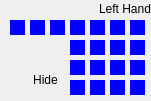
  <widget class="QGroupBox" name="LeftHandBox">
   <property name="geometry">
    <rect>
     <x>330</x>
     <y>230</y>
     <width>151</width>
     <height>101</height>
    </rect>
   </property>
   <property name="styleSheet">
    <string notr="true">border-style: solid;
</string>
   </property>
   <property name="title">
    <string>Left Hand</string>
   </property>
   <property name="alignment">
    <set>Qt::AlignRight|Qt::AlignTrailing|Qt::AlignVCenter</set>
   </property>
   <property name="flat">
    <bool>false</bool>
   </property>
   <property name="checkable">
    <bool>false</bool>
   </property>
   <widget class="QPushButton" name="L_RingBtn2">
    <property name="geometry">
     <rect>
      <x>110</x>
      <y>40</y>
      <width>15</width>
      <height>15</height>
     </rect>
    </property>
    <property name="styleSheet">
     <string notr="true">QPushButton{
background-color: rgb(0, 0, 255);
	color: rgb(0, 0, 0);
   border-radius:15px;
}


QPushButton:hover:!pressed
{
background-color: rgb(200, 200, 255);
}

</string>
    </property>
    <property name="text">
     <string/>
    </property>
   </widget>
   <widget class="QPushButton" name="L_RingBtn1">
    <property name="geometry">
     <rect>
      <x>110</x>
      <y>20</y>
      <width>15</width>
      <height>15</height>
     </rect>
    </property>
    <property name="styleSheet">
     <string notr="true">QPushButton{
background-color: rgb(0, 0, 255);
	color: rgb(0, 0, 0);
   border-radius:15px;
}


QPushButton:hover:!pressed
{
background-color: rgb(200, 200, 255);
}

</string>
    </property>
    <property name="text">
     <string/>
    </property>
   </widget>
   <widget class="QPushButton" name="L_MiddleBtn1">
    <property name="geometry">
     <rect>
      <x>90</x>
      <y>20</y>
      <width>15</width>
      <height>15</height>
     </rect>
    </property>
    <property name="styleSheet">
     <string notr="true">QPushButton{
background-color: rgb(0, 0, 255);
	color: rgb(0, 0, 0);
   border-radius:15px;
}


QPushButton:hover:!pressed
{
background-color: rgb(200, 200, 255);
}

</string>
    </property>
    <property name="text">
     <string/>
    </property>
   </widget>
   <widget class="QPushButton" name="L_ThumbBtn3">
    <property name="geometry">
     <rect>
      <x>10</x>
      <y>20</y>
      <width>15</width>
      <height>15</height>
     </rect>
    </property>
    <property name="styleSheet">
     <string notr="true">QPushButton{
background-color: rgb(0, 0, 255);
	color: rgb(0, 0, 0);
   border-radius:15px;
}


QPushButton:hover:!pressed
{
background-color: rgb(200, 200, 255);
}

</string>
    </property>
    <property name="text">
     <string/>
    </property>
   </widget>
   <widget class="Line" name="line_11">
    <property name="geometry">
     <rect>
      <x>90</x>
      <y>20</y>
      <width>16</width>
      <height>71</height>
     </rect>
    </property>
    <property name="orientation">
     <enum>Qt::Vertical</enum>
    </property>
   </widget>
   <widget class="QPushButton" name="L_RingBtn4">
    <property name="geometry">
     <rect>
      <x>110</x>
      <y>80</y>
      <width>15</width>
      <height>15</height>
     </rect>
    </property>
    <property name="styleSheet">
     <string notr="true">QPushButton{
background-color: rgb(0, 0, 255);
	color: rgb(0, 0, 0);
   border-radius:15px;
}


QPushButton:hover:!pressed
{
background-color: rgb(200, 200, 255);
}

</string>
    </property>
    <property name="text">
     <string/>
    </property>
   </widget>
   <widget class="Line" name="line_13">
    <property name="geometry">
     <rect>
      <x>130</x>
      <y>20</y>
      <width>16</width>
      <height>71</height>
     </rect>
    </property>
    <property name="orientation">
     <enum>Qt::Vertical</enum>
    </property>
   </widget>
   <widget class="QPushButton" name="L_MiddleBtn3">
    <property name="geometry">
     <rect>
      <x>90</x>
      <y>60</y>
      <width>15</width>
      <height>15</height>
     </rect>
    </property>
    <property name="styleSheet">
     <string notr="true">QPushButton{
background-color: rgb(0, 0, 255);
	color: rgb(0, 0, 0);
   border-radius:15px;
}


QPushButton:hover:!pressed
{
background-color: rgb(200, 200, 255);
}

</string>
    </property>
    <property name="text">
     <string/>
    </property>
   </widget>
   <widget class="QPushButton" name="L_PinkyBtn2">
    <property name="geometry">
     <rect>
      <x>130</x>
      <y>40</y>
      <width>15</width>
      <height>15</height>
     </rect>
    </property>
    <property name="styleSheet">
     <string notr="true">QPushButton{
background-color: rgb(0, 0, 255);
	color: rgb(0, 0, 0);
   border-radius:15px;
}


QPushButton:hover:!pressed
{
background-color: rgb(200, 200, 255);
}

</string>
    </property>
    <property name="text">
     <string/>
    </property>
   </widget>
   <widget class="QPushButton" name="L_PinkyBtn3">
    <property name="geometry">
     <rect>
      <x>130</x>
      <y>60</y>
      <width>15</width>
      <height>15</height>
     </rect>
    </property>
    <property name="styleSheet">
     <string notr="true">QPushButton{
background-color: rgb(0, 0, 255);
	color: rgb(0, 0, 0);
   border-radius:15px;
}


QPushButton:hover:!pressed
{
background-color: rgb(200, 200, 255);
}

</string>
    </property>
    <property name="text">
     <string/>
    </property>
   </widget>
   <widget class="QPushButton" name="L_IndexBtn3">
    <property name="geometry">
     <rect>
      <x>70</x>
      <y>60</y>
      <width>15</width>
      <height>15</height>
     </rect>
    </property>
    <property name="styleSheet">
     <string notr="true">QPushButton{
background-color: rgb(0, 0, 255);
	color: rgb(0, 0, 0);
   border-radius:15px;
}


QPushButton:hover:!pressed
{
background-color: rgb(200, 200, 255);
}

</string>
    </property>
    <property name="text">
     <string/>
    </property>
   </widget>
   <widget class="QPushButton" name="L_ThumbBtn2">
    <property name="geometry">
     <rect>
      <x>30</x>
      <y>20</y>
      <width>15</width>
      <height>15</height>
     </rect>
    </property>
    <property name="styleSheet">
     <string notr="true">QPushButton{
background-color: rgb(0, 0, 255);
	color: rgb(0, 0, 0);
   border-radius:15px;
}


QPushButton:hover:!pressed
{
background-color: rgb(200, 200, 255);
}

</string>
    </property>
    <property name="text">
     <string/>
    </property>
   </widget>
   <widget class="QPushButton" name="L_IndexBtn2">
    <property name="geometry">
     <rect>
      <x>70</x>
      <y>40</y>
      <width>15</width>
      <height>15</height>
     </rect>
    </property>
    <property name="styleSheet">
     <string notr="true">QPushButton{
background-color: rgb(0, 0, 255);
	color: rgb(0, 0, 0);
   border-radius:15px;
}


QPushButton:hover:!pressed
{
background-color: rgb(200, 200, 255);
}

</string>
    </property>
    <property name="text">
     <string/>
    </property>
   </widget>
   <widget class="QPushButton" name="L_MiddleBtn4">
    <property name="geometry">
     <rect>
      <x>90</x>
      <y>80</y>
      <width>15</width>
      <height>15</height>
     </rect>
    </property>
    <property name="styleSheet">
     <string notr="true">QPushButton{
background-color: rgb(0, 0, 255);
	color: rgb(0, 0, 0);
   border-radius:15px;
}


QPushButton:hover:!pressed
{
background-color: rgb(200, 200, 255);
}

</string>
    </property>
    <property name="text">
     <string/>
    </property>
   </widget>
   <widget class="QPushButton" name="L_MiddleBtn2">
    <property name="geometry">
     <rect>
      <x>90</x>
      <y>40</y>
      <width>15</width>
      <height>15</height>
     </rect>
    </property>
    <property name="styleSheet">
     <string notr="true">QPushButton{
background-color: rgb(0, 0, 255);
	color: rgb(0, 0, 0);
   border-radius:15px;
}


QPushButton:hover:!pressed
{
background-color: rgb(200, 200, 255);
}

</string>
    </property>
    <property name="text">
     <string/>
    </property>
   </widget>
   <widget class="Line" name="line_12">
    <property name="geometry">
     <rect>
      <x>110</x>
      <y>20</y>
      <width>16</width>
      <height>71</height>
     </rect>
    </property>
    <property name="orientation">
     <enum>Qt::Vertical</enum>
    </property>
   </widget>
   <widget class="Line" name="line_15">
    <property name="geometry">
     <rect>
      <x>10</x>
      <y>20</y>
      <width>51</width>
      <height>16</height>
     </rect>
    </property>
    <property name="orientation">
     <enum>Qt::Horizontal</enum>
    </property>
   </widget>
   <widget class="QPushButton" name="L_IndexBtn4">
    <property name="geometry">
     <rect>
      <x>70</x>
      <y>80</y>
      <width>15</width>
      <height>15</height>
     </rect>
    </property>
    <property name="styleSheet">
     <string notr="true">QPushButton{
background-color: rgb(0, 0, 255);
	color: rgb(0, 0, 0);
   border-radius:15px;
}


QPushButton:hover:!pressed
{
background-color: rgb(200, 200, 255);
}

</string>
    </property>
    <property name="text">
     <string/>
    </property>
   </widget>
   <widget class="QPushButton" name="L_RingBtn3">
    <property name="geometry">
     <rect>
      <x>110</x>
      <y>60</y>
      <width>15</width>
      <height>15</height>
     </rect>
    </property>
    <property name="styleSheet">
     <string notr="true">QPushButton{
background-color: rgb(0, 0, 255);
	color: rgb(0, 0, 0);
   border-radius:15px;
}


QPushButton:hover:!pressed
{
background-color: rgb(200, 200, 255);
}

</string>
    </property>
    <property name="text">
     <string/>
    </property>
   </widget>
   <widget class="QPushButton" name="L_IndexBtn1">
    <property name="geometry">
     <rect>
      <x>70</x>
      <y>20</y>
      <width>15</width>
      <height>15</height>
     </rect>
    </property>
    <property name="styleSheet">
     <string notr="true">QPushButton{
background-color: rgb(0, 0, 255);
	color: rgb(0, 0, 0);
   border-radius:15px;
}


QPushButton:hover:!pressed
{
background-color: rgb(200, 200, 255);
}

</string>
    </property>
    <property name="text">
     <string/>
    </property>
   </widget>
   <widget class="QPushButton" name="L_PinkyBtn4">
    <property name="geometry">
     <rect>
      <x>130</x>
      <y>80</y>
      <width>15</width>
      <height>15</height>
     </rect>
    </property>
    <property name="font">
     <font>
      <stylestrategy>PreferAntialias</stylestrategy>
     </font>
    </property>
    <property name="styleSheet">
     <string notr="true">QPushButton{
background-color: rgb(0, 0, 255);
	color: rgb(0, 0, 0);
   border-radius:15px;
}


QPushButton:hover:!pressed
{
background-color: rgb(200, 200, 255);
}

</string>
    </property>
    <property name="text">
     <string/>
    </property>
    <property name="iconSize">
     <size>
      <width>10</width>
      <height>16</height>
     </size>
    </property>
    <property name="checkable">
     <bool>false</bool>
    </property>
    <property name="flat">
     <bool>true</bool>
    </property>
   </widget>
   <widget class="QPushButton" name="L_PinkyBtn1">
    <property name="geometry">
     <rect>
      <x>130</x>
      <y>20</y>
      <width>15</width>
      <height>15</height>
     </rect>
    </property>
    <property name="styleSheet">
     <string notr="true">QPushButton{
background-color: rgb(0, 0, 255);
	color: rgb(0, 0, 0);
   border-radius:15px;
}


QPushButton:hover:!pressed
{
background-color: rgb(200, 200, 255);
}

</string>
    </property>
    <property name="text">
     <string/>
    </property>
   </widget>
   <widget class="QPushButton" name="L_ThumbBtn1">
    <property name="geometry">
     <rect>
      <x>50</x>
      <y>20</y>
      <width>15</width>
      <height>15</height>
     </rect>
    </property>
    <property name="styleSheet">
     <string notr="true">QPushButton{
background-color: rgb(0, 0, 255);
	color: rgb(0, 0, 0);
   border-radius:15px;
}


QPushButton:hover:!pressed
{
background-color: rgb(200, 200, 255);
}

</string>
    </property>
    <property name="text">
     <string/>
    </property>
   </widget>
   <widget class="Line" name="line_10">
    <property name="geometry">
     <rect>
      <x>70</x>
      <y>20</y>
      <width>16</width>
      <height>71</height>
     </rect>
    </property>
    <property name="orientation">
     <enum>Qt::Vertical</enum>
    </property>
   </widget>
   <widget class="QPushButton" name="pushButton_22">
    <property name="geometry">
     <rect>
      <x>30</x>
      <y>70</y>
      <width>31</width>
      <height>20</height>
     </rect>
    </property>
    <property name="text">
     <string>Hide</string>
    </property>
   </widget>
   <zorder>line_10</zorder>
   <zorder>line_11</zorder>
   <zorder>line_12</zorder>
   <zorder>line_15</zorder>
   <zorder>L_RingBtn2</zorder>
   <zorder>L_RingBtn1</zorder>
   <zorder>L_MiddleBtn1</zorder>
   <zorder>L_ThumbBtn3</zorder>
   <zorder>L_RingBtn4</zorder>
   <zorder>line_13</zorder>
   <zorder>L_MiddleBtn3</zorder>
   <zorder>L_PinkyBtn2</zorder>
   <zorder>L_PinkyBtn3</zorder>
   <zorder>L_IndexBtn3</zorder>
   <zorder>L_ThumbBtn2</zorder>
   <zorder>L_IndexBtn2</zorder>
   <zorder>L_MiddleBtn4</zorder>
   <zorder>L_MiddleBtn2</zorder>
   <zorder>L_IndexBtn4</zorder>
   <zorder>L_RingBtn3</zorder>
   <zorder>L_IndexBtn1</zorder>
   <zorder>L_PinkyBtn4</zorder>
   <zorder>L_PinkyBtn1</zorder>
   <zorder>L_ThumbBtn1</zorder>
   <zorder>pushButton_22</zorder>
  </widget>
